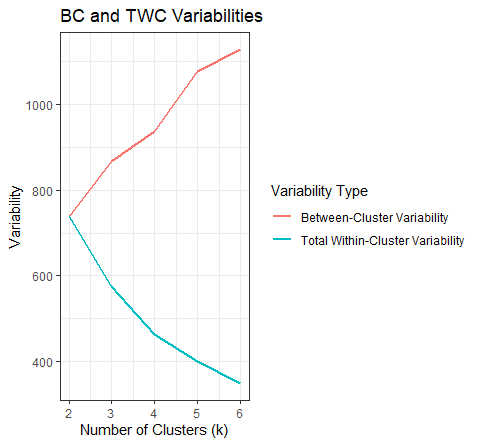

Here is the R script that generated this plot:
library(ggplot2)

# Scale the variables
scaled_data <- scale(Auto76[, c("mpg", "cylinders", "displacement", "horsepower", "weight", "acceleration", "year")])

# Set the number of runs
num_runs <- 20

# Initialize empty vectors to store the variability values
between_variability <- vector()
total_within_variability <- vector()

# Perform k-means clustering for k = 2 to 6
for (k in 2:6) {
  best_within_variability <- Inf
  
  # Run k-means clustering multiple times and select the best run based on total within-cluster sum of squares
  for (i in 1:num_runs) {
    set.seed(i)  # Set a seed for reproducibility
    
    # Perform k-means clustering
    kmeans_result <- kmeans(scaled_data, centers = k)
    
    # Calculate the total within-cluster sum of squares
    within_variability <- kmeans_result$tot.withinss
    
    # Update the best within-cluster sum of squares if a lower value is found
    if (within_variability < best_within_variability) {
      best_within_variability <- within_variability
    }
  }
  
  # Calculate the between-cluster variability
  between_variability[k - 1] <- sum(kmeans_result$betweenss)
  
  # Store the best total within-cluster sum of squares
  total_within_variability[k - 1] <- best_within_variability
}

# Create a data frame to store the variability values
variability_data <- data.frame(k = 2:6, between_variability, total_within_variability)

# Plot the between-cluster and total within-cluster variabilities
ggplot(variability_data, aes(x = k)) +
  geom_line(aes(y = between_variability, color = "Between-Cluster Variability"), size = 1) +
  geom_line(aes(y = total_within_variability, color = "Total Within-Cluster Variability"), size = 1) +
  labs(x = "Number of Clusters (k)", y = "Variability", color = "Variability Type") +
  ggtitle("BC and TWC Variabilities") +
  theme_bw()
